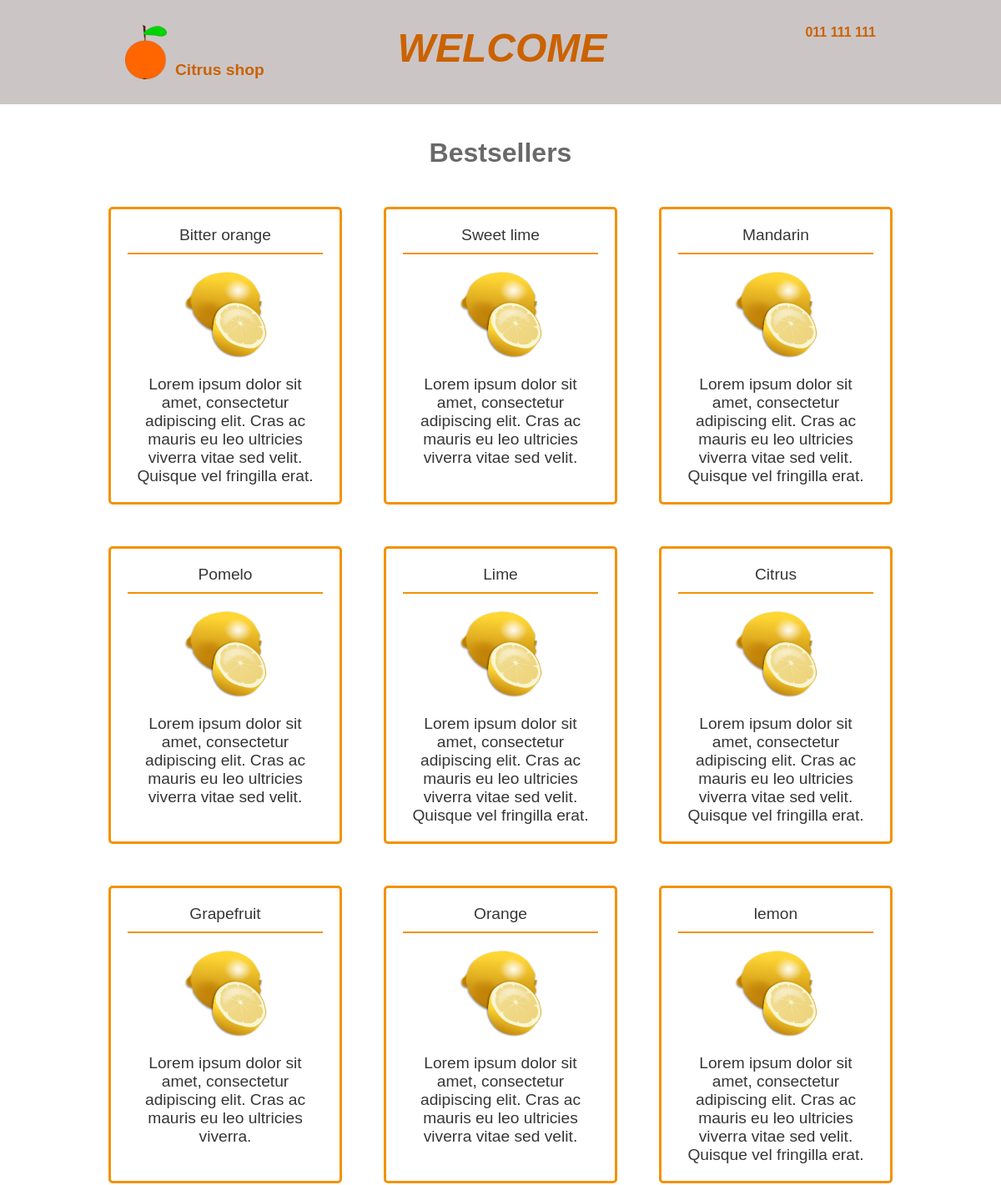
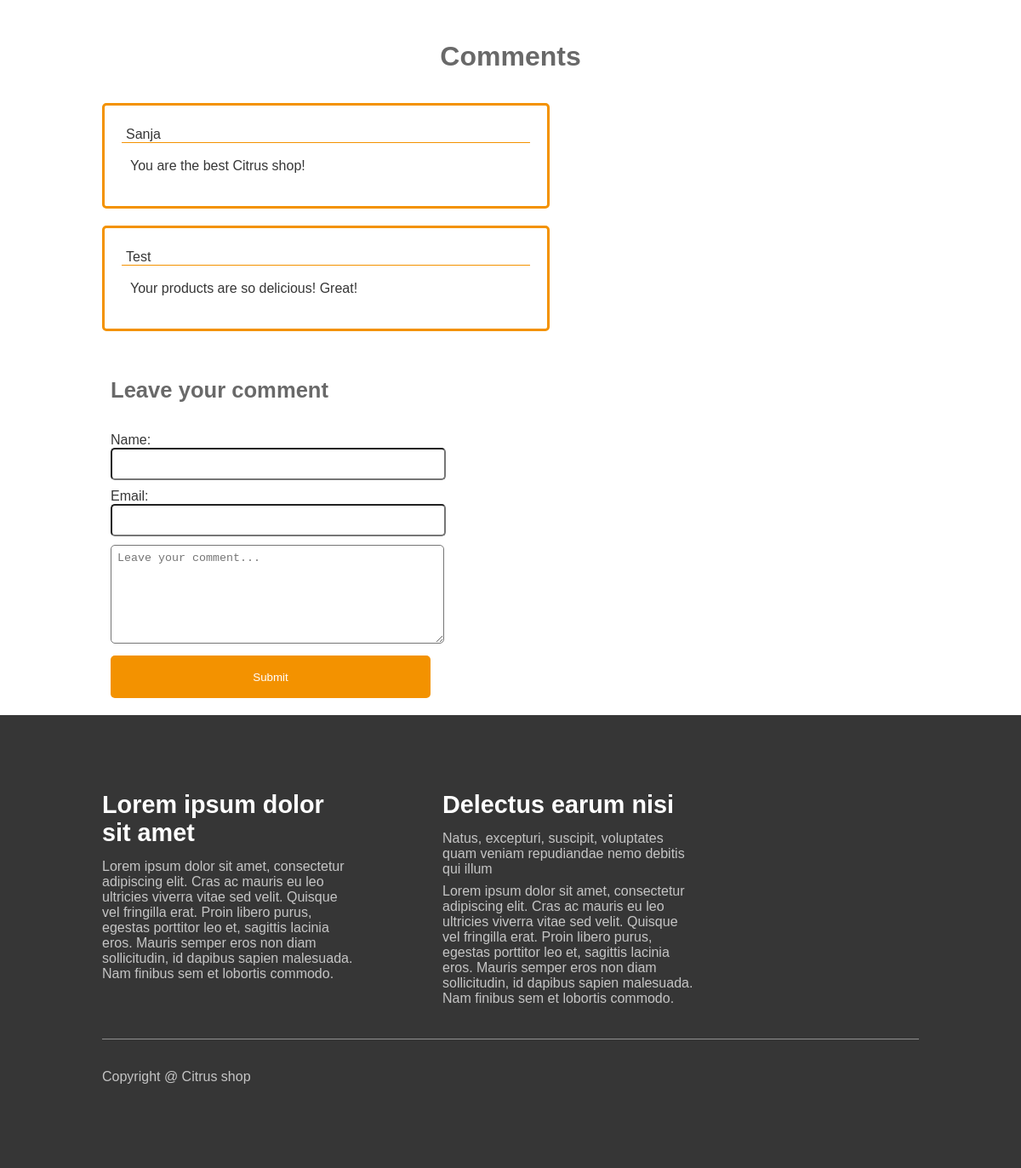
The page / on the database its author committed (2 pictures, top to bottom).
### tables this page shows
CREATE TABLE `products` (
  `id` int(11) NOT NULL,
  `title` varchar(1024) NOT NULL,
  `description` varchar(5000) NOT NULL,
  `image` varchar(1024) NOT NULL
);

CREATE TABLE `comments` (
  `id` int(11) NOT NULL,
  `name` varchar(1024) NOT NULL,
  `email` varchar(1024) NOT NULL,
  `comment_text` varchar(5000) NOT NULL,
  `approved` tinyint(4) NOT NULL
);

### app/controllers/MainController.php (called while the page is built, shortened)
<?php
class MainController
{
    public function getView($view, $var = []){
        try{
            View::render($view, $var);
        }catch(\Exception $e){
            $this->error();
        }
    }
}

### app/controllers/ProductsController.php (called while the page is built, shortened)
<?php
class ProductsController extends MainController
{
    public function show(){
        $products = Product::get("ORDER BY id DESC LIMIT 9");
        $comments = Comment::get("WHERE approved = 1 ");
        $var = ['products' => $products, 'comments' => $comments];
        $this->getView('master/products', $var);
    }
}

### app/library/Route.php (called while the page is built, shortened)
<?php
class Route
{
    private static $method;
    public static function get(){
        self::$method = (isset($_GET['method'])) ? strtolower(htmlspecialchars(trim($_GET['method']),ENT_QUOTES)) : "show";
        $ctr = new $ctr;
        $method = self::$method;
        $ctr->$method();
    }
}

### index.php (called while the page is built, shortened)
<?php
Route::get();

### app/database/ActiveRecord.php (called while the page is built, shortened)
<?php
class ActiveRecord
{
    public static function get($filter = ""){
        $table = static::$table;
        $db = Db::getConnection();
        $arr = array();
        $res= $db->query("select * from {$table} {$filter}");
        $res->setFetchMode(\PDO::FETCH_CLASS,get_called_class());
        while($rw = $res->fetch()){
            $arr[] = $rw;
        }
        return $arr;
    }
}

### app/views/master/products.php (the view)
<?php
require_once(VIEW_PATH . "master/inc/header.php");
?>
<div id = "main">
    <div class = "wrapper">
        <div id = "products">
            <h2>Bestsellers</h2>
            <div class = "grid-container">
            <?php foreach($products as $product): ?>
                <div class = "product-item">
                    <div class = "product-title"><?php echo $product->title; ?></div>
                    <div class = "product-img"><img src="<?php echo APP_URL  . '/resources/img/' . $product->image; ?>" ></div>
                    <div class = "product-desc"><?php echo $product->description; ?></div>
                </div>
            <?php endforeach; ?>
            </div>
        </div>
        <div id = "comments">
            <h2>Comments</h2>
            <?php
            if(count($comments) > 0):
                foreach($comments as $comment): ?>
                    <div class = "comment">
                        <p class = "comm-name"><?php echo $comment->name; ?></p>
                        <p class ="comm-text"><?php echo $comment->comment_text; ?></p>
                    </div>
            <?php
                endforeach;
            else: ?>
                <div class = "comment">
                        <p class ="comm-text">Be the first to comment</p>
                    </div>
            <?php
            endif; ?>
            <div id = "comment-form">
                <h4>Leave your comment</h4>
                <p class = "validate"></p>
                <form method="post" action="<?php echo APP_URL  . '/comments/store'; ?>">
                    <label for="name">Name:</label><br>
                    <input type="text" id="name" name="name"><br>
                    <label for="email">Email:</label><br>
                    <input type="text" id="email" name="email"><br>
                    <textarea name="text" placeholder="Leave your comment..."></textarea><br>
                    <input type="submit" value="Submit" name="comment-sbt">
                </form>
            </div>
        </div>
    </div>
</div>
<?php
require_once(VIEW_PATH . "master/inc/footer.php");
?>

### app/library/View.php (shortened to what this page needs)
<?php
class View
{
    public static function render($view, $var = array()){
        if(file_exists(VIEW_PATH . $view . ".php")){
            require_once VIEW_PATH . $view . ".php";
        }else{
            throw new \Exception();
        }
    }
}

### app/views/master/inc/header.php (shortened to what this page needs)
<!doctype html>
<html>
	<head>
        <link rel='stylesheet' href="<?php echo APP_URL . '/resources/css/style.css'; ?>">
	</head>
    <body>
        <header id="header">
            <div class="wrapper">
                <p id = "logo"><img src="<?php echo APP_URL  . '/resources/img/logo.png';?>" alt = "logo" /><span>Citrus shop</span></p>
                <p id = "wellcome">WELCOME</p>
                <p id = "contact">011 111 111</p>
            </div>
        </header>

### app/views/master/inc/footer.php
    <footer id="footer" class="negative">
    	<div class="wrapper">
            <div class="footerBlock">
            	<h3>Lorem ipsum dolor sit amet</h3>
            	<p class="bold">Lorem ipsum dolor sit amet, consectetur adipiscing elit. Cras ac mauris eu leo ultricies viverra vitae sed velit. Quisque vel fringilla erat. Proin libero purus, egestas porttitor leo et, sagittis lacinia eros. Mauris semper eros non diam sollicitudin, id dapibus sapien malesuada. Nam finibus sem et lobortis commodo. </p>
            </div>
            <div class="footerBlock">
            	<h3>Delectus earum nisi</h3>
            	<p class="bold">Natus, excepturi, suscipit, voluptates quam veniam repudiandae nemo debitis qui illum</p>
                <p>Lorem ipsum dolor sit amet, consectetur adipiscing elit. Cras ac mauris eu leo ultricies viverra vitae sed velit. Quisque vel fringilla erat. Proin libero purus, egestas porttitor leo et, sagittis lacinia eros. Mauris semper eros non diam sollicitudin, id dapibus sapien malesuada. Nam finibus sem et lobortis commodo. </p>
            </div>
    	</div>
        <div class="wrapper" id="footerBottom">
        	<p>Copyright @ Citrus shop</p>
        </div>
    </footer>
    </body>
</html>

### resources/css/style.css (style rules this page uses)
body { margin:0; padding:0; background:#FFF; font-size:16px; color:#363636; font-weight:300; font-family: Arial, Helvetica, sans-serif; }
h1, h2, h3, h4, h5, h6 { font-weight:700; margin:1em 0 0.5em; color:#696969; }
h2 { font-size:2em; }
h3 { font-size:1.8em; }
h4 { font-size:1.6em; }
p { margin:0.3em 0 0.5em; }
img { vertical-align:bottom; max-width:100%; }
.negative { color:#FFFFFF; }
.negative h1, .negative h2, .negative h3, .negative h4, .negative h5, .negative h6 { color:#FFFFFF; }
.wrapper { width:1200px; margin:0 auto; }
#header { background: #ccc5c5; color: #ca6200; }
#header .wrapper { overflow: hidden; }
#header p { margin-top: 0; margin-bottom: 0; padding: 30px; font-weight: 600; }
#logo { float:left; margin-right: 100px; }
#logo img { max-width:50px; }
#logo span { font-size: 1.2em; margin-left: 10px; }
#wellcome { float:left; font-style: italic; font-size: 3em; }
#contact { float:right; }
#main h2 { text-align: center; padding-top: 40px; padding-bottom: 20px; margin-top: 0; }
.grid-container { display: grid; grid-column-gap: 50px; grid-row-gap: 50px; grid-template-columns: 1fr 1fr 1fr; padding: 10px; }
.product-item { background-color: rgba(255, 255, 255, 0.8); border: 1px solid rgba(0, 0, 0, 0.8); padding: 20px; font-size: 1.2em; text-align: center; border: 3px solid #f39200; border-radius: 5px; }
.product-img img { max-width: 100px; padding-bottom: 20px; padding-top: 20px; }
.product-title { padding-bottom: 10px; border-bottom: 2px solid #f39200; }
.comment { width: 50%; border: 3px solid #f39200; border-radius: 5px; margin-bottom: 20px; padding: 20px; }
.comm-name { border-bottom: 1px solid #f39200; padding-left: 5px; }
.comm-text { padding: 10px; }
#comment-form { padding: 10px; }
#comment-form input, #comment-form textarea { margin-bottom: 10px; border-radius:5px; width: 40%; padding:7px; height:20px; }
#comment-form textarea { height:100px; }
#comment-form input[type="submit"] { background: #f39200; border: none; color: white; height:50px; }
.validate { color:#9A2D32; padding: 7px; }
#footer { padding:60px 0; background:#363636; color:#C5C5C5; }
#footer .wrapper { overflow: hidden; }
.footerBlock { float:left; margin-right:100px; width:300px; }
#footerBottom { border-top:1px solid #909090; margin-top:30px; padding:30px 0; }
@media screen and (min-width:1025px) and (max-width:1260px) { .wrapper { width:960px; } }

### rows shown on the page
products: title "Bitter orange", image (picture), description "Lorem ipsum dolor sit amet, consectetur adipiscing elit. Cras ac mauris eu leo ultricies viverra vitae sed velit. Quisque vel fringilla erat."
products: title "Sweet lime", image (picture), description "Lorem ipsum dolor sit amet, consectetur adipiscing elit. Cras ac mauris eu leo ultricies viverra vitae sed velit."
products: title "Mandarin", image (picture), description "Lorem ipsum dolor sit amet, consectetur adipiscing elit. Cras ac mauris eu leo ultricies viverra vitae sed velit. Quisque vel fringilla erat."
products: title "Pomelo", image (picture), description "Lorem ipsum dolor sit amet, consectetur adipiscing elit. Cras ac mauris eu leo ultricies viverra vitae sed velit."
products: title "Lime", image (picture), description "Lorem ipsum dolor sit amet, consectetur adipiscing elit. Cras ac mauris eu leo ultricies viverra vitae sed velit. Quisque vel fringilla erat."
products: title "Citrus", image (picture), description "Lorem ipsum dolor sit amet, consectetur adipiscing elit. Cras ac mauris eu leo ultricies viverra vitae sed velit. Quisque vel fringilla erat."
products: title "Grapefruit", image (picture), description "Lorem ipsum dolor sit amet, consectetur adipiscing elit. Cras ac mauris eu leo ultricies viverra."
products: title "Orange", image (picture), description "Lorem ipsum dolor sit amet, consectetur adipiscing elit. Cras ac mauris eu leo ultricies viverra vitae sed velit."
products: title "lemon", image (picture), description "Lorem ipsum dolor sit amet, consectetur adipiscing elit. Cras ac mauris eu leo ultricies viverra vitae sed velit. Quisque vel fringilla erat."
comments: name "Sanja", comment_text "You are the best Citrus shop!"
comments: name "Test", comment_text "Your products are so delicious! Great!"
